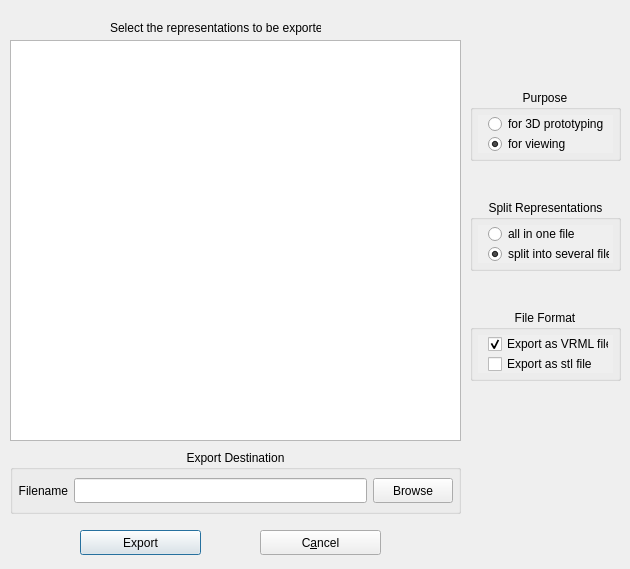
<ui version="4.0" >
 <class>PrintingDialogData</class>
 <widget class="QDialog" name="PrintingDialogData" >
  <property name="geometry" >
   <rect>
    <x>0</x>
    <y>0</y>
    <width>630</width>
    <height>569</height>
   </rect>
  </property>
  <property name="windowTitle" >
   <string>3D-Prototyping Data Export</string>
  </property>
  <property name="sizeGripEnabled" >
   <bool>false</bool>
  </property>
  <widget class="QLabel" name="textLabel1" >
   <property name="geometry" >
    <rect>
     <x>110</x>
     <y>10</y>
     <width>211</width>
     <height>35</height>
    </rect>
   </property>
   <property name="text" >
    <string>Select the representations to be exported:</string>
   </property>
  </widget>
  <widget class="QPushButton" name="buttonOk" >
   <property name="geometry" >
    <rect>
     <x>80</x>
     <y>530</y>
     <width>121</width>
     <height>25</height>
    </rect>
   </property>
   <property name="text" >
    <string>Export</string>
   </property>
   <property name="shortcut" >
    <string>Alt+K</string>
   </property>
   <property name="autoDefault" >
    <bool>true</bool>
   </property>
   <property name="default" >
    <bool>true</bool>
   </property>
  </widget>
  <widget class="QPushButton" name="buttonCancel" >
   <property name="geometry" >
    <rect>
     <x>260</x>
     <y>530</y>
     <width>121</width>
     <height>25</height>
    </rect>
   </property>
   <property name="text" >
    <string>C&amp;ancel</string>
   </property>
   <property name="shortcut" >
    <string>Alt+A</string>
   </property>
   <property name="autoDefault" >
    <bool>true</bool>
   </property>
  </widget>
  <widget class="QTableWidget" name="listview" >
   <property name="geometry" >
    <rect>
     <x>10</x>
     <y>40</y>
     <width>451</width>
     <height>401</height>
    </rect>
   </property>
  </widget>
  <widget class="QGroupBox" name="groupBox12_3" >
   <property name="geometry" >
    <rect>
     <x>470</x>
     <y>200</y>
     <width>151</width>
     <height>71</height>
    </rect>
   </property>
   <property name="toolTip" >
    <string>All choesen representations can be exported into a common file but it is also possible to split the export espeacially if some of the representations shall be prototyped.</string>
   </property>
   <property name="title" >
    <string>Split Representations</string>
   </property>
   <property name="alignment" >
    <set>Qt::AlignHCenter</set>
   </property>
   <layout class="QHBoxLayout" name="_3" >
    <property name="spacing" >
     <number>6</number>
    </property>
    <property name="margin" >
     <number>5</number>
    </property>
    <item>
     <widget class="QScrollArea" name="scrollArea_3" >
      <property name="frameShape" >
       <enum>QFrame::NoFrame</enum>
      </property>
      <property name="widgetResizable" >
       <bool>true</bool>
      </property>
      <widget class="QWidget" name="scrollAreaWidgetContents_3" >
       <property name="geometry" >
        <rect>
         <x>0</x>
         <y>0</y>
         <width>139</width>
         <height>45</height>
        </rect>
       </property>
       <widget class="QRadioButton" name="all_radio" >
        <property name="geometry" >
         <rect>
          <x>10</x>
          <y>0</y>
          <width>121</width>
          <height>18</height>
         </rect>
        </property>
        <property name="text" >
         <string>all in one file</string>
        </property>
       </widget>
       <widget class="QRadioButton" name="split_radio" >
        <property name="geometry" >
         <rect>
          <x>10</x>
          <y>20</y>
          <width>121</width>
          <height>18</height>
         </rect>
        </property>
        <property name="text" >
         <string>split into several files</string>
        </property>
        <property name="checked" >
         <bool>true</bool>
        </property>
       </widget>
      </widget>
     </widget>
    </item>
   </layout>
  </widget>
  <widget class="QGroupBox" name="groupBox12_2" >
   <property name="geometry" >
    <rect>
     <x>470</x>
     <y>310</y>
     <width>151</width>
     <height>71</height>
    </rect>
   </property>
   <property name="title" >
    <string>File Format</string>
   </property>
   <property name="alignment" >
    <set>Qt::AlignHCenter</set>
   </property>
   <layout class="QHBoxLayout" name="_2" >
    <property name="spacing" >
     <number>6</number>
    </property>
    <property name="margin" >
     <number>5</number>
    </property>
    <item>
     <widget class="QScrollArea" name="scrollArea_2" >
      <property name="frameShape" >
       <enum>QFrame::NoFrame</enum>
      </property>
      <property name="widgetResizable" >
       <bool>true</bool>
      </property>
      <widget class="QWidget" name="scrollAreaWidgetContents_2" >
       <property name="geometry" >
        <rect>
         <x>0</x>
         <y>0</y>
         <width>139</width>
         <height>45</height>
        </rect>
       </property>
       <widget class="QCheckBox" name="vrml_box" >
        <property name="geometry" >
         <rect>
          <x>10</x>
          <y>0</y>
          <width>121</width>
          <height>18</height>
         </rect>
        </property>
        <property name="toolTip" >
         <string>Export selected representations </string>
        </property>
        <property name="text" >
         <string>Export as VRML file</string>
        </property>
        <property name="checked" >
         <bool>true</bool>
        </property>
       </widget>
       <widget class="QCheckBox" name="stl_box" >
        <property name="enabled" >
         <bool>true</bool>
        </property>
        <property name="geometry" >
         <rect>
          <x>10</x>
          <y>20</y>
          <width>129</width>
          <height>18</height>
         </rect>
        </property>
        <property name="text" >
         <string>Export as stl file</string>
        </property>
        <property name="checked" >
         <bool>false</bool>
        </property>
       </widget>
      </widget>
     </widget>
    </item>
   </layout>
  </widget>
  <widget class="QGroupBox" name="groupBox12" >
   <property name="geometry" >
    <rect>
     <x>10</x>
     <y>450</y>
     <width>451</width>
     <height>64</height>
    </rect>
   </property>
   <property name="title" >
    <string>Export Destination</string>
   </property>
   <property name="alignment" >
    <set>Qt::AlignHCenter</set>
   </property>
   <layout class="QHBoxLayout" >
    <property name="spacing" >
     <number>6</number>
    </property>
    <property name="margin" >
     <number>5</number>
    </property>
    <item>
     <widget class="QLabel" name="Label_10" >
      <property name="sizePolicy" >
       <sizepolicy vsizetype="Minimum" hsizetype="Preferred" >
        <horstretch>0</horstretch>
        <verstretch>0</verstretch>
       </sizepolicy>
      </property>
      <property name="minimumSize" >
       <size>
        <width>0</width>
        <height>25</height>
       </size>
      </property>
      <property name="focusPolicy" >
       <enum>Qt::NoFocus</enum>
      </property>
      <property name="lineWidth" >
       <number>1</number>
      </property>
      <property name="text" >
       <string>Filename</string>
      </property>
      <property name="textFormat" >
       <enum>Qt::AutoText</enum>
      </property>
      <property name="alignment" >
       <set>Qt::AlignRight|Qt::AlignTrailing|Qt::AlignVCenter</set>
      </property>
     </widget>
    </item>
    <item>
     <widget class="QLineEdit" name="file_edit" >
      <property name="minimumSize" >
       <size>
        <width>150</width>
        <height>25</height>
       </size>
      </property>
      <property name="focusPolicy" >
       <enum>Qt::StrongFocus</enum>
      </property>
      <property name="text" >
       <string/>
      </property>
      <property name="maxLength" >
       <number>32767</number>
      </property>
      <property name="frame" >
       <bool>true</bool>
      </property>
      <property name="echoMode" >
       <enum>QLineEdit::Normal</enum>
      </property>
      <property name="alignment" >
       <set>Qt::AlignLeading</set>
      </property>
     </widget>
    </item>
    <item>
     <widget class="QPushButton" name="browse_button" >
      <property name="minimumSize" >
       <size>
        <width>50</width>
        <height>25</height>
       </size>
      </property>
      <property name="focusPolicy" >
       <enum>Qt::TabFocus</enum>
      </property>
      <property name="toolTip" >
       <string>Browse your computer for filedestination of the export</string>
      </property>
      <property name="text" >
       <string>Browse</string>
      </property>
      <property name="autoDefault" >
       <bool>true</bool>
      </property>
      <property name="default" >
       <bool>false</bool>
      </property>
      <property name="flat" >
       <bool>false</bool>
      </property>
     </widget>
    </item>
   </layout>
  </widget>
  <widget class="QGroupBox" name="groupBox12_4" >
   <property name="geometry" >
    <rect>
     <x>470</x>
     <y>90</y>
     <width>151</width>
     <height>71</height>
    </rect>
   </property>
   <property name="title" >
    <string>Purpose</string>
   </property>
   <property name="alignment" >
    <set>Qt::AlignHCenter</set>
   </property>
   <layout class="QHBoxLayout" name="_5" >
    <property name="spacing" >
     <number>6</number>
    </property>
    <property name="margin" >
     <number>5</number>
    </property>
    <item>
     <widget class="QScrollArea" name="scrollArea_4" >
      <property name="frameShape" >
       <enum>QFrame::NoFrame</enum>
      </property>
      <property name="widgetResizable" >
       <bool>true</bool>
      </property>
      <widget class="QWidget" name="scrollAreaWidgetContents_4" >
       <property name="geometry" >
        <rect>
         <x>0</x>
         <y>0</y>
         <width>139</width>
         <height>45</height>
        </rect>
       </property>
       <widget class="QRadioButton" name="prototyping_radio" >
        <property name="geometry" >
         <rect>
          <x>10</x>
          <y>0</y>
          <width>121</width>
          <height>18</height>
         </rect>
        </property>
        <property name="text" >
         <string>for 3D prototyping</string>
        </property>
       </widget>
       <widget class="QRadioButton" name="view_radio" >
        <property name="geometry" >
         <rect>
          <x>10</x>
          <y>20</y>
          <width>121</width>
          <height>18</height>
         </rect>
        </property>
        <property name="text" >
         <string>for viewing</string>
        </property>
        <property name="checked" >
         <bool>true</bool>
        </property>
       </widget>
      </widget>
     </widget>
    </item>
   </layout>
  </widget>
 </widget>
 <layoutdefault spacing="6" margin="11" />
 <tabstops>
  <tabstop>listview</tabstop>
  <tabstop>buttonOk</tabstop>
  <tabstop>buttonCancel</tabstop>
 </tabstops>
 <resources/>
 <connections/>
</ui>
